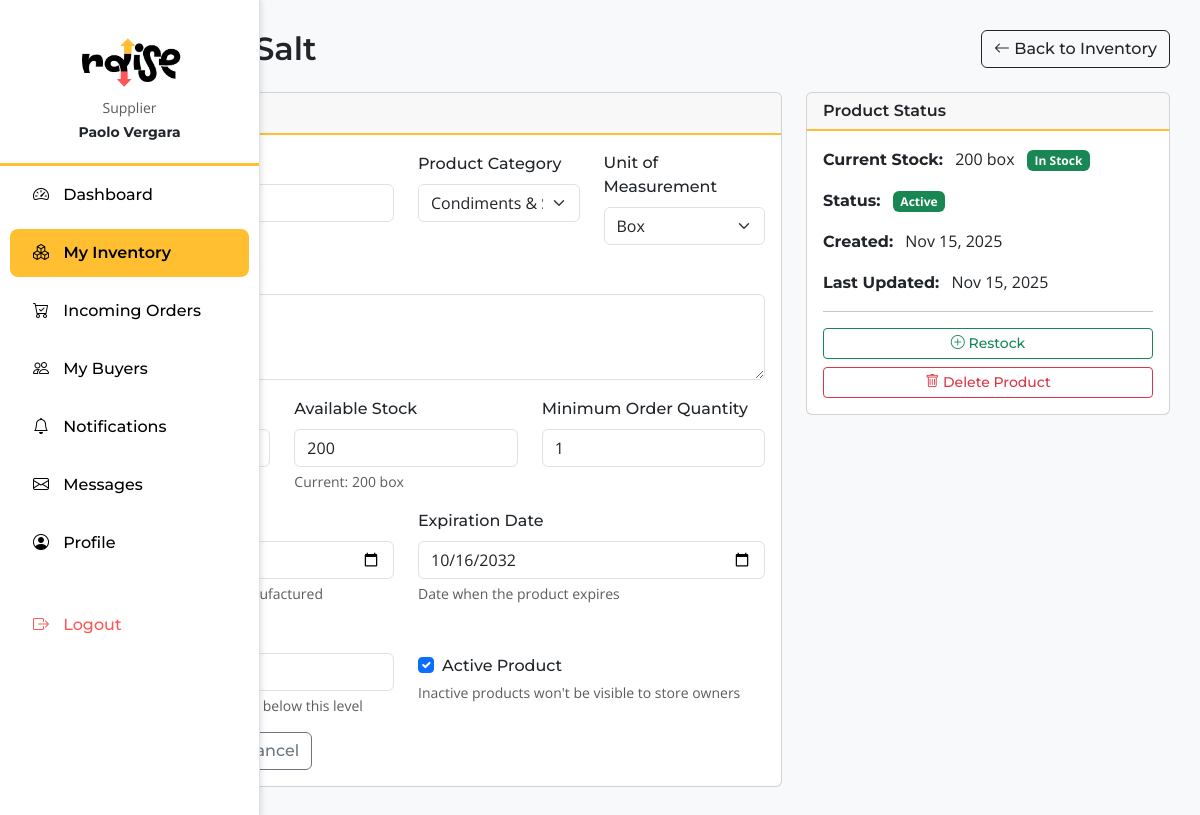
Screenshot of /supplier/inventory/3/edit/ (signed in) with the database file from the repository.
### myapp/models.py (models this page shows, shortened)
class SupplierProduct(models.Model):
    CATEGORY_CHOICES = [
        ('beverages', 'Beverages'),
        ('canned_goods', 'Canned Goods'),
        ('condiments', 'Condiments & Sauces'),
        ('dairy', 'Dairy Products'),
        ('snacks', 'Snacks & Chips'),
        ('instant_noodles', 'Instant Noodles'),
        ('rice_grains', 'Rice & Grains'),
        ('cooking_oil', 'Cooking Oil'),
        ('personal_care', 'Personal Care'),
        ('household', 'Household Items'),
        ('frozen', 'Frozen Foods'),
        ('bread_bakery', 'Bread & Bakery'),
        ('candy_sweets', 'Candy & Sweets'),
        ('cigarettes', 'Cigarettes & Tobacco'),
        ('other', 'Other'),
    ]
    UNIT_CHOICES = [
        ('pcs', 'Pieces'),
        ('pack', 'Pack'),
        ('box', 'Box'),
        ('kg', 'Kilogram'),
        ('g', 'Gram'),
        ('liter', 'Liter'),
        ('ml', 'Milliliter'),
        ('bottle', 'Bottle'),
        ('can', 'Can'),
        ('sachet', 'Sachet'),
        ('bag', 'Bag'),
        ('sack', 'Sack'),
        ('dozen', 'Dozen'),
    ]
    supplier = models.ForeignKey(User, on_delete=models.CASCADE, related_name='supplier_products')
    name = models.CharField(max_length=200)
    category = models.CharField(max_length=50, choices=CATEGORY_CHOICES, default='other')
    description = models.TextField(blank=True)
    unit_price = models.DecimalField(max_digits=10, decimal_places=2)
    available_stock = models.IntegerField(default=0)
    minimum_order_quantity = models.IntegerField(default=1)
    unit = models.CharField(max_length=50, choices=UNIT_CHOICES, default='pcs')
    manufactured_date = models.DateField(null=True, blank=True, help_text="Date when the product was manufactured")
    expiration_date = models.DateField(null=True, blank=True, help_text="Date when the product expires")
    is_active = models.BooleanField(default=True)
    low_stock_threshold = models.IntegerField(default=10)
    created_at = models.DateTimeField(auto_now_add=True)
    updated_at = models.DateTimeField(auto_now=True)
    @property
    def is_low_stock(self):
        return self.available_stock <= self.low_stock_threshold
    @property
    def is_out_of_stock(self):
        return self.available_stock <= 0
    class Meta:
        ordering = ['name']
        unique_together = ['supplier', 'name']

### myapp/supplier_views.py (the view)
# urls.py: path('supplier/inventory/<int:pk>/edit/', supplier_views.supplier_product_edit, name='supplier_product_edit'),
@supplier_required
def supplier_product_edit(request, pk):
    product = get_object_or_404(SupplierProduct, pk=pk, supplier=request.user)
    if request.method == 'POST':
        form = SupplierProductForm(request.POST, instance=product)
        if form.is_valid():
            name = form.cleaned_data['name']
            duplicate_check = SupplierProduct.objects.filter(supplier=request.user, name=name).exclude(pk=product.pk)
            if duplicate_check.exists():
                form.add_error('name', 'You already have another product with this name. Please choose a different name.')
            else:
                old_stock = product.available_stock
                product = form.save()
                ActivityLog.objects.create(
                    user=request.user,
                    action='update',
                    description=f'Updated product: {product.name}',
                    ip_address=request.META.get('REMOTE_ADDR')
                )
                if old_stock != product.available_stock:
                    StockMovement.objects.create(
                        supplier_product=product,
                        movement_type='adjustment',
                        quantity=product.available_stock - old_stock,
                        previous_stock=old_stock,
                        new_stock=product.available_stock,
                        notes=f'Stock adjusted during product update',
                        created_by=request.user
                    )
                messages.success(request, f'Product "{product.name}" updated successfully!')
                return redirect('supplier_inventory_list')
        else:
            for field, errors in form.errors.items():
                for error in errors:
                    messages.error(request, f'{field}: {error}')
    else:
        form = SupplierProductForm(instance=product)
    context = {'form': form, 'product': product}
    return render(request, 'supplier/product_edit.html', context)

### myapp/templates/supplier/product_edit.html (shortened to what this page needs)
{% extends 'supplier/base.html' %}
{% block content %}
<div class="d-flex justify-content-between align-items-center mb-4">
  <h2 class="mb-0">Edit Product: {{ product.name }}</h2>
  <a href="{% url 'supplier_inventory_list' %}" class="btn btn-outline-dark">
    <i class="bi bi-arrow-left"></i> Back to Inventory
  </a>
</div>
<div class="row">
  <div class="col-md-8">
    <div class="card">
      <div class="card-header">
        <h5 class="mb-0">Product Information</h5>
      </div>
      <div class="card-body">
        <form method="post">
          <div class="row">
            <div class="col-md-6 mb-3">
              <label for="{{ form.name.id_for_label }}" class="form-label">{{ form.name.label }}</label>
            </div>
            <div class="col-md-3 mb-3">
              <label for="{{ form.category.id_for_label }}" class="form-label">{{ form.category.label }}</label>
              {{ form.category }}
            </div>
            <div class="col-md-3 mb-3">
              <label for="{{ form.unit.id_for_label }}" class="form-label">{{ form.unit.label }}</label>
              {{ form.unit }}
            </div>
          </div>
          <div class="mb-3">
            <label for="{{ form.description.id_for_label }}" class="form-label">{{ form.description.label }}</label>
            {{ form.description }}
          </div>
          <div class="row">
            <div class="col-md-4 mb-3">
              <label for="{{ form.unit_price.id_for_label }}" class="form-label">{{ form.unit_price.label }}</label>
              <div class="input-group">
                <span class="input-group-text">$</span>
              </div>
            </div>
            <div class="col-md-4 mb-3">
              <label for="{{ form.available_stock.id_for_label }}" class="form-label">{{ form.available_stock.label }}</label>
              {{ form.available_stock }}
              <div class="form-text">Current: {{ product.available_stock }} {{ product.unit }}</div>
            </div>
            <div class="col-md-4 mb-3">
              <label for="{{ form.minimum_order_quantity.id_for_label }}" class="form-label">{{ form.minimum_order_quantity.label }}</label>
              {{ form.minimum_order_quantity }}
            </div>
          </div>
          <div class="row">
            <div class="col-md-6 mb-3">
              <label for="{{ form.manufactured_date.id_for_label }}" class="form-label">{{ form.manufactured_date.label }}</label>
              <div class="form-text">Date when the product was manufactured</div>
            </div>
            <div class="col-md-6 mb-3">
              <label for="{{ form.expiration_date.id_for_label }}" class="form-label">{{ form.expiration_date.label }}</label>
              {{ form.expiration_date }}
              <div class="form-text">Date when the product expires</div>
            </div>
          </div>
          <div class="row">
            <div class="col-md-6 mb-3">
              <label for="{{ form.low_stock_threshold.id_for_label }}" class="form-label">{{ form.low_stock_threshold.label }}</label>
              <div class="form-text">You'll be alerted when stock falls below this level</div>
            </div>
            <div class="col-md-6 mb-3">
              <label class="form-label">&nbsp;</label>
              <div class="form-check">
                {{ form.is_active }}
                <label class="form-check-label" for="{{ form.is_active.id_for_label }}">
                  {{ form.is_active.label }}
                </label>
              </div>
              <div class="form-text">Inactive products won't be visible to store owners</div>
            </div>
          </div>
          <div class="d-flex gap-2">
            <button type="submit" class="btn btn-warning">
            </button>
            <a href="{% url 'supplier_inventory_list' %}" class="btn btn-outline-secondary">Cancel</a>
          </div>
        </form>
      </div>
    </div>
  </div>
  <div class="col-md-4">
    <div class="card">
      <div class="card-header">
        <h6 class="mb-0">Product Status</h6>
      </div>
      <div class="card-body">
        <div class="mb-3">
          <strong>Current Stock:</strong>
          <span class="ms-2">{{ product.available_stock }} {{ product.unit }}</span>
          {% if product.is_out_of_stock %}
            <span class="badge bg-danger ms-2">Out of Stock</span>
          {% elif product.is_low_stock %}
            <span class="badge bg-warning ms-2">Low Stock</span>
          {% else %}
            <span class="badge bg-success ms-2">In Stock</span>
          {% endif %}
        </div>
        <div class="mb-3">
          <strong>Status:</strong>
          {% if product.is_active %}
            <span class="badge bg-success ms-2">Active</span>
          {% else %}
            <span class="badge bg-secondary ms-2">Inactive</span>
          {% endif %}
        </div>
        <div class="mb-3">
          <strong>Created:</strong>
          <span class="ms-2">{{ product.created_at|date:"M d, Y" }}</span>
        </div>
        <div class="mb-3">
          <strong>Last Updated:</strong>
          <span class="ms-2">{{ product.updated_at|date:"M d, Y" }}</span>
        </div>
        <hr>
        <div class="d-grid gap-2">
          <a href="{% url 'supplier_product_restock' product.pk %}" class="btn btn-outline-success btn-sm">
            <i class="bi bi-plus-circle"></i> Restock
          </a>
          <a href="{% url 'supplier_product_delete' product.pk %}" class="btn btn-outline-danger btn-sm">
            <i class="bi bi-trash"></i> Delete Product
          </a>
        </div>
      </div>
    </div>
  </div>
</div>
{% endblock %}

### myapp/templates/supplier/base.html (shortened to what this page needs)
{% load static %}
<!DOCTYPE html>
<html lang="en">
<head>
  <link href="https://cdn.jsdelivr.net/npm/bootstrap@5.3.3/dist/css/bootstrap.min.css" rel="stylesheet">
  <link href="https://cdn.jsdelivr.net/npm/bootstrap-icons@1.11.3/font/bootstrap-icons.css" rel="stylesheet">
  <link rel="stylesheet" href="{% static 'css/style.css' %}">
  <link rel="stylesheet" href="{% static 'css/mobile-enhancements.css' %}">
  <link rel="stylesheet" href="{% static 'css/responsive-design.css' %}">
  <link rel="stylesheet" href="{% static 'css/layout-fix.css' %}">
</head>
<body>
  <div class="container-fluid">
    <div class="row">
      <nav class="col-md-2 d-md-block sidebar p-0" id="sidebar">
        <div class="position-sticky pt-3">
          <div class="logo-container">
            <img src="{% static 'img/raise_logo.png' %}" alt="Raise Logo" class="img-fluid mb-2">
            <p class="text-muted small mb-1">Supplier</p>
            <p class="text-dark small fw-bold mb-0">{{ request.user.first_name }}</p>
          </div>
          <ul class="nav flex-column">
            <li class="nav-item">
              <a class="nav-link {% if request.resolver_match.url_name == 'supplier_dashboard' %}active{% endif %}" href="{% url 'supplier_dashboard' %}">
                <i class="bi bi-speedometer2"></i> Dashboard
              </a>
            </li>
            <li class="nav-item">
              <a class="nav-link {% if 'inventory' in request.path %}active{% endif %}" href="{% url 'supplier_inventory_list' %}">
                <i class="bi bi-boxes"></i> My Inventory
              </a>
            </li>
            <li class="nav-item">
              <a class="nav-link {% if 'supplier-orders' in request.path %}active{% endif %}" href="{% url 'supplier_orders_list' %}">
                <i class="bi bi-cart-check"></i> Incoming Orders
              </a>
            </li>
            <li class="nav-item">
              <a class="nav-link {% if 'buyers' in request.path or 'connection-requests' in request.path %}active{% endif %}" href="{% url 'supplier_buyer_list' %}">
                <i class="bi bi-people"></i> My Buyers
              </a>
            </li>
            <li class="nav-item">
              <a class="nav-link {% if 'notifications' in request.path %}active{% endif %}" href="{% url 'notification_list' %}">
                <i class="bi bi-bell"></i>
                <span class="sidebar-notification-label"> Notifications</span>
              </a>
            </li>
            <li class="nav-item">
              <a class="nav-link {% if 'messages' in request.path %}active{% endif %}" href="{% url 'message_list' %}">
                <i class="bi bi-envelope"></i>
                <span class="sidebar-message-label"> Messages</span>
              </a>
            </li>
            <li class="nav-item">
              <a class="nav-link {% if 'profile' in request.path or 'payment-info' in request.path %}active{% endif %}" href="{% url 'supplier_profile' %}">
                <i class="bi bi-person-circle"></i> Profile
              </a>
            </li>
            <li class="nav-item mt-4">
              <a class="nav-link text-danger" href="{% url 'logout' %}">
                <i class="bi bi-box-arrow-right"></i> Logout
              </a>
            </li>
          </ul>
        </div>
      </nav>
      <main class="col-md-10 ms-sm-auto main-content">
        {% block content %}{% endblock %}
      </main>
    </div>
  </div>
</body>
</html>

### rows the page displays
SupplierProduct: name "Salt", category "Condiments & Sauces", unit "Box", description "24 packs & 250g", available_stock "200", unit "box", minimum_order_quantity "1", expiration_date "10/16/2032", is_active "☑", created_at "Nov 15, 2025", updated_at "Nov 15, 2025"

### other values shown
{{ request.user.first_name }} "Paolo Vergara"
